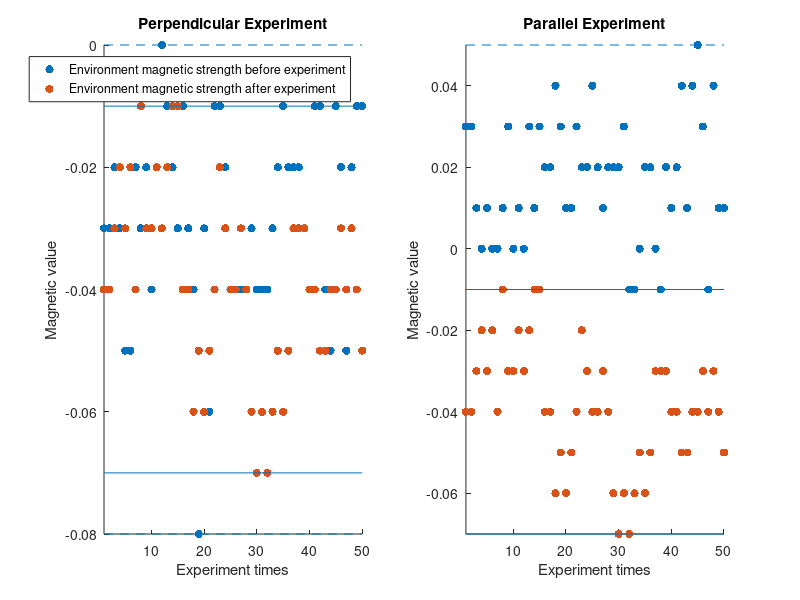

Reproduce this figure in MATLAB. (Note: this script raises an error after producing the figure.)
%实验前后  垂直 平行 比较

t = 1:1:50;
%垂直

% 环境中未放入磁性物质 No magnetic substances are placed in the environment
N0x = [-0.03 -0.03 -0.02 -0.03 -0.05 -0.05 -0.02 -0.03 -0.02 -0.04 -0.02 -0.00 -0.01 -0.02 -0.03 -0.01 -0.03 -0.04 -0.08 -0.03 -0.06 -0.01 -0.01 -0.02 -0.04 -0.04 -0.04 -0.04 -0.03 -0.04 -0.04 -0.04 -0.03 -0.02 -0.01 -0.02 -0.02 -0.02 -0.03 -0.04 -0.01 -0.01 -0.04 -0.05 -0.01 -0.02 -0.05 -0.02 -0.01 -0.01 ]; 

% 实验结束后，从环境中移走磁性物质，再次测量此时的环境磁强度
% After the experiment, remove the magnetic substance from the environment,
% and measure the magnetic intensity of the environment at this time again.
N1x = [-0.04 -0.04 -0.03 -0.02 -0.03 -0.02 -0.04 -0.01 -0.03 -0.03 -0.02 -0.03 -0.02 -0.01 -0.01 -0.04 -0.04 -0.06 -0.05 -0.06 -0.05 -0.04 -0.02 -0.03 -0.04 -0.04 -0.03 -0.04 -0.06 -0.07 -0.06 -0.07 -0.06 -0.05 -0.06 -0.05 -0.03 -0.03 -0.03 -0.04 -0.04 -0.05 -0.05 -0.04 -0.04 -0.03 -0.04 -0.03 -0.04 -0.05  ];

x0 = [N0x,N1x];



%平行

% 环境中未放入磁性物质 No magnetic substances are placed in the environment
N2x= [0.03 0.03 0.01 -0.00 0.01 -0.00 -0.00 0.01 0.03 0.00 0.01 0.00 0.03 0.01 0.03 0.02 0.02 0.04 0.03 0.01 0.01 0.03 0.02 0.02 0.04 0.02 0.01 0.02 0.02 0.02 0.03 -0.01 -0.01 0.00 0.02 0.02 0.00 -0.01 0.02 0.01 0.02 0.04 0.01 0.04 0.05 0.03 -0.01 0.04 0.01 0.01 ]; 
N3x = [-0.04 -0.04 -0.03 -0.02 -0.03 -0.02 -0.04 -0.01 -0.03 -0.03 -0.02 -0.03 -0.02 -0.01 -0.01 -0.04 -0.04 -0.06 -0.05 -0.06 -0.05 -0.04 -0.02 -0.03 -0.04 -0.04 -0.03 -0.04 -0.06 -0.07 -0.06 -0.07 -0.06 -0.05 -0.06 -0.05 -0.03 -0.03 -0.03 -0.04 -0.04 -0.05 -0.05 -0.04 -0.04 -0.03 -0.04 -0.03 -0.04 -0.05  ];

x1 = [N2x,N3x];

figure(1)% the normal, before and after

subplot(1,2,1);

l1 = scatter(t,N0x,'red','filled'); % Environment magnetic strength before experiment 
hold on

l2 = scatter(t,N1x,'green','filled'); % Environment magnetic strength after experiment

line([1,50],[max(N0x),max(N0x)],'linestyle','--')
line([1,50],[min(N0x),min(N0x)],'linestyle','--')

line([1,50],[max(N1x),max(N1x)])
line([1,50],[min(N1x),min(N1x)])

axis([1 50 min(x0) max(x0)])
xlabel('Experiment times')
ylabel('Magnetic value')
legend('Environment magnetic strength before experiment','Environment magnetic strength after experiment');

hold off

title('Perpendicular Experiment')



%%%%%%%%%%%%%%%%%%

subplot(1,2,2);

l3 = scatter(t,N2x,'red','filled'); % Environment magnetic strength before experiment 
hold on

l4 = scatter(t,N3x,'green','filled'); % Environment magnetic strength after experiment

line([1,50],[max(N2x),max(N2x)],'linestyle','--')
line([1,50],[min(N2x),min(N2x)],'linestyle','--')

line([1,50],[max(N3x),max(N3x)])
line([1,50],[min(N3x),min(N3x)])

axis([1 50 min(x1) max(x1)])
xlabel('Experiment times')
ylabel('Magnetic value')


hold off

title('Parallel Experiment')


title_name = 'Comparison of Environmental Magnetic Value Before and After Experiment ';
sgtitle(title_name);
